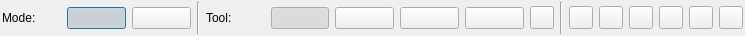
<?xml version="1.0" encoding="UTF-8"?>
<ui version="4.0">
 <class>compassDlg</class>
 <widget class="QDialog" name="compassDlg">
  <property name="geometry">
   <rect>
    <x>0</x>
    <y>0</y>
    <width>745</width>
    <height>36</height>
   </rect>
  </property>
  <property name="sizePolicy">
   <sizepolicy hsizetype="Maximum" vsizetype="Preferred">
    <horstretch>0</horstretch>
    <verstretch>0</verstretch>
   </sizepolicy>
  </property>
  <property name="windowTitle">
   <string>Compass</string>
  </property>
  <layout class="QHBoxLayout">
   <property name="leftMargin">
    <number>2</number>
   </property>
   <property name="topMargin">
    <number>2</number>
   </property>
   <property name="rightMargin">
    <number>2</number>
   </property>
   <property name="bottomMargin">
    <number>2</number>
   </property>
   <item>
    <widget class="QLabel" name="modeLabel_2">
     <property name="text">
      <string>Mode:</string>
     </property>
    </widget>
   </item>
   <item>
    <widget class="QPushButton" name="compassMode">
     <property name="toolTip">
      <string>Activate compass mode to make structural measurements</string>
     </property>
     <property name="icon">
      <iconset resource="../ccCompass.qrc">
       <normaloff>:/CC/plugin/qCompass/images/icon.svg</normaloff>:/CC/plugin/qCompass/images/icon.svg</iconset>
     </property>
     <property name="checkable">
      <bool>true</bool>
     </property>
     <property name="checked">
      <bool>true</bool>
     </property>
     <property name="default">
      <bool>false</bool>
     </property>
     <property name="flat">
      <bool>false</bool>
     </property>
    </widget>
   </item>
   <item>
    <widget class="QPushButton" name="mapMode">
     <property name="toolTip">
      <string>Activate map mode to define geological features</string>
     </property>
     <property name="icon">
      <iconset resource="../ccCompass.qrc">
       <normaloff>:/CC/plugin/qCompass/images/mapIcon.svg</normaloff>:/CC/plugin/qCompass/images/mapIcon.svg</iconset>
     </property>
     <property name="checkable">
      <bool>true</bool>
     </property>
    </widget>
   </item>
   <item>
    <widget class="Line" name="line_4">
     <property name="orientation">
      <enum>Qt::Vertical</enum>
     </property>
    </widget>
   </item>
   <item>
    <widget class="QLabel" name="modeLabel">
     <property name="frameShape">
      <enum>QFrame::NoFrame</enum>
     </property>
     <property name="text">
      <string>Tool:</string>
     </property>
     <property name="scaledContents">
      <bool>false</bool>
     </property>
    </widget>
   </item>
   <item>
    <widget class="QPushButton" name="pickModeButton">
     <property name="enabled">
      <bool>true</bool>
     </property>
     <property name="toolTip">
      <string>Picking Tool. Use this to select GeoObjects or measurements.</string>
     </property>
     <property name="icon">
      <iconset resource="../../../../app/MainWindow.qrc">
       <normaloff>:/Resources/images/svg/db/dbGBLSensorSymbol.svg</normaloff>:/Resources/images/svg/db/dbGBLSensorSymbol.svg</iconset>
     </property>
     <property name="checkable">
      <bool>true</bool>
     </property>
     <property name="checked">
      <bool>true</bool>
     </property>
    </widget>
   </item>
   <item>
    <widget class="QPushButton" name="planeModeButton">
     <property name="toolTip">
      <string>Plane Tool: Measure surface orientations</string>
     </property>
     <property name="icon">
      <iconset resource="../../../../app/MainWindow.qrc">
       <normaloff>:/Resources/images/svg/ecv/ecvSamplePoints.svg</normaloff>:/Resources/images/svg/ecv/ecvSamplePoints.svg</iconset>
     </property>
     <property name="checkable">
      <bool>true</bool>
     </property>
     <property name="checked">
      <bool>false</bool>
     </property>
     <property name="autoDefault">
      <bool>false</bool>
     </property>
     <property name="default">
      <bool>false</bool>
     </property>
     <property name="flat">
      <bool>false</bool>
     </property>
    </widget>
   </item>
   <item>
    <widget class="QPushButton" name="traceModeButton">
     <property name="toolTip">
      <string>Trace Tool: Measure orientation from structure trace</string>
     </property>
     <property name="icon">
      <iconset resource="../../../../app/MainWindow.qrc">
       <normaloff>:/Resources/images/svg/misc/orthoSections.svg</normaloff>:/Resources/images/svg/misc/orthoSections.svg</iconset>
     </property>
     <property name="checkable">
      <bool>true</bool>
     </property>
     <property name="checked">
      <bool>false</bool>
     </property>
     <property name="autoDefault">
      <bool>false</bool>
     </property>
    </widget>
   </item>
   <item>
    <widget class="QPushButton" name="pairModeButton">
     <property name="toolTip">
      <string>Lineation Tool: Measure distances and directions</string>
     </property>
     <property name="icon">
      <iconset resource="../../../../app/MainWindow.qrc">
       <normaloff>:/Resources/images/svg/small/smallPointDistance.svg</normaloff>:/Resources/images/svg/small/smallPointDistance.svg</iconset>
     </property>
     <property name="checkable">
      <bool>true</bool>
     </property>
     <property name="autoDefault">
      <bool>false</bool>
     </property>
    </widget>
   </item>
   <item>
    <widget class="QToolButton" name="extraModeButton">
     <property name="toolTip">
      <string>Other Tools</string>
     </property>
     <property name="icon">
      <iconset resource="../../../../app/MainWindow.qrc">
       <normaloff>:/Resources/images/svg/ecv/ecvAddConstSF.svg</normaloff>:/Resources/images/svg/ecv/ecvAddConstSF.svg</iconset>
     </property>
     <property name="checkable">
      <bool>true</bool>
     </property>
     <property name="checked">
      <bool>false</bool>
     </property>
    </widget>
   </item>
   <item>
    <widget class="Line" name="line_2">
     <property name="orientation">
      <enum>Qt::Vertical</enum>
     </property>
    </widget>
   </item>
   <item>
    <widget class="QToolButton" name="algorithmButton">
     <property name="enabled">
      <bool>true</bool>
     </property>
     <property name="toolTip">
      <string>Change tool and visibility settings</string>
     </property>
     <property name="icon">
      <iconset resource="../../../../app/MainWindow.qrc">
       <normaloff>:/Resources/images/ecvGear.png</normaloff>:/Resources/images/ecvGear.png</iconset>
     </property>
     <property name="checkable">
      <bool>false</bool>
     </property>
     <property name="checked">
      <bool>false</bool>
     </property>
     <property name="popupMode">
      <enum>QToolButton::InstantPopup</enum>
     </property>
     <property name="autoRaise">
      <bool>false</bool>
     </property>
    </widget>
   </item>
   <item>
    <widget class="QToolButton" name="undoButton">
     <property name="toolTip">
      <string>Undo last action</string>
     </property>
     <property name="icon">
      <iconset resource="../../../../app/MainWindow.qrc">
       <normaloff>:/Resources/images/svg/small/smallRevert.svg</normaloff>:/Resources/images/svg/small/smallRevert.svg</iconset>
     </property>
     <property name="shortcut">
      <string>Ctrl+Z</string>
     </property>
    </widget>
   </item>
   <item>
    <widget class="QToolButton" name="saveButton">
     <property name="toolTip">
      <string>Export interpretation and measurements</string>
     </property>
     <property name="statusTip">
      <string>Save current label (added to cloud children)</string>
     </property>
     <property name="icon">
      <iconset resource="../../../../app/MainWindow.qrc">
       <normaloff>:/Resources/images/save.png</normaloff>:/Resources/images/save.png</iconset>
     </property>
    </widget>
   </item>
   <item>
    <widget class="QToolButton" name="infoButton">
     <property name="toolTip">
      <string>Show readme and help information</string>
     </property>
     <property name="icon">
      <iconset resource="../../../../app/MainWindow.qrc">
       <normaloff>:/Resources/images/svg/ecv/ecvConsole.svg</normaloff>:/Resources/images/svg/ecv/ecvConsole.svg</iconset>
     </property>
    </widget>
   </item>
   <item>
    <widget class="QToolButton" name="acceptButton">
     <property name="toolTip">
      <string>Accept latest changes</string>
     </property>
     <property name="icon">
      <iconset resource="../../../../app/MainWindow.qrc">
       <normaloff>:/Resources/images/svg/small/smallValidate.svg</normaloff>:/Resources/images/svg/small/smallValidate.svg</iconset>
     </property>
     <property name="shortcut">
      <string>Return</string>
     </property>
    </widget>
   </item>
   <item>
    <widget class="QToolButton" name="closeButton">
     <property name="toolTip">
      <string>Exit ccCompass plugin. Thanks for visiting :)</string>
     </property>
     <property name="icon">
      <iconset resource="../../../../app/MainWindow.qrc">
       <normaloff>:/Resources/images/svg/small/smallCancel.svg</normaloff>:/Resources/images/svg/small/smallCancel.svg</iconset>
     </property>
     <property name="shortcut">
      <string>Esc</string>
     </property>
    </widget>
   </item>
  </layout>
 </widget>
 <resources>
  <include location="../ccCompass.qrc"/>
  <include location="../../../../app/MainWindow.qrc"/>
 </resources>
 <connections/>
</ui>
